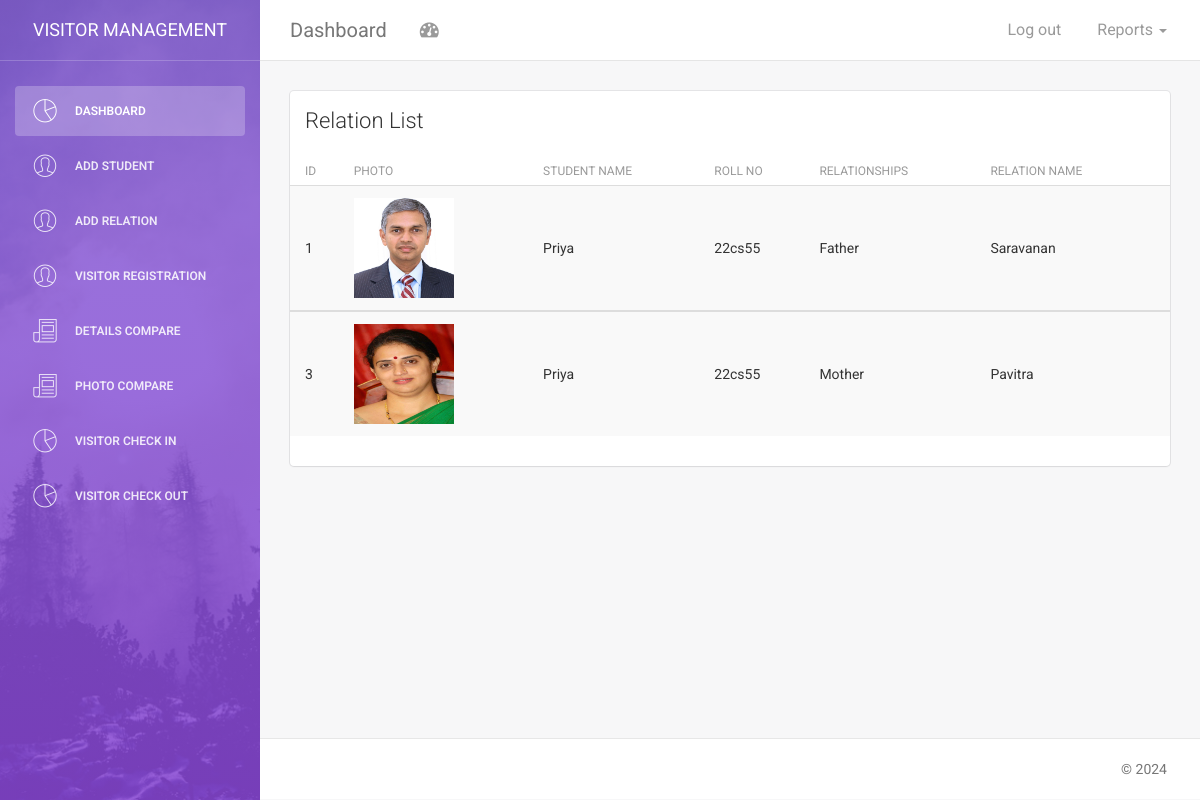
/relation-details.php?rollno=22cs55, run on the app's committed database.
### tables this page shows
CREATE TABLE IF NOT EXISTS `relation` (
  `sno` int(10) NOT NULL,
  `sname` varchar(25) NOT NULL,
  `rollno` varchar(25) NOT NULL,
  `relationships` varchar(25) NOT NULL,
  `rname` varchar(25) NOT NULL,
  `idtype` varchar(25) NOT NULL,
  `idno` varchar(25) NOT NULL,
  `mobile` bigint(25) NOT NULL,
  `path` varchar(25) NOT NULL
);

### relation-details.php (the view, shortened to what this page needs)
<!doctype html>
<html lang="en">
<head>
    <link href="assets/css/bootstrap.min.css" rel="stylesheet" />
    <link href="assets/css/animate.min.css" rel="stylesheet"/>
    <link href="assets/css/light-bootstrap-dashboard.css?v=1.4.0" rel="stylesheet"/>
    <link href="assets/css/demo.css" rel="stylesheet" />
    <link href="http://maxcdn.bootstrapcdn.com/font-awesome/4.2.0/css/font-awesome.min.css" rel="stylesheet">
    <link href="assets/css/pe-icon-7-stroke.css" rel="stylesheet" />
</head>
<body>
<div class="wrapper">
    <div class="sidebar" data-color="purple" data-image="assets/img/sidebar-5.jpg">
    	<div class="sidebar-wrapper">
            <div class="logo">
                <a href="index.php" class="simple-text">
                    Visitor Management
                </a>
            </div>
            <ul class="nav">
                <li class="active">
                    <a href="dashboard.php">
                        <i class="pe-7s-graph"></i>
                        <p>Dashboard</p>
                    </a>
                </li>
                <li>
                    <a href="add-student.php">
                        <i class="pe-7s-user"></i>
                        <p>Add Student</p>
                    </a>
                </li>
                <li>
                    <a href="add-relation.php">
                        <i class="pe-7s-user"></i>
                        <p>Add Relation</p>
                    </a>
                </li>
                <li>
                    <a href="visitor-registration.php">
                        <i class="pe-7s-user"></i>
                        <p>Visitor Registration</p>
                    </a>
                </li>
                <li>
                    <a href="compare.php">
                        <i class="pe-7s-news-paper"></i>
                        <p>Details Compare</p>
                    </a>
                </li>
                <li>
                    <a href="photo-compare.php">
                        <i class="pe-7s-news-paper"></i>
                        <p>Photo Compare</p>
                    </a>
                </li>
                 <li>
                    <a href="visitor-check-in.php">
                        <i class="pe-7s-graph"></i>
                        <p>Visitor Check In</p>
                    </a>
                </li>
                <li>
                    <a href="visitor-check-out.php">
                        <i class="pe-7s-graph"></i>
                        <p>Visitor Check Out</p>
                    </a>
                </li>
            </ul>
    	</div>
    </div>
    <div class="main-panel">
        <nav class="navbar navbar-default navbar-fixed">
            <div class="container-fluid">
                <div class="navbar-header">
                    <a class="navbar-brand" href="#">Dashboard</a>
                </div>
                <div class="collapse navbar-collapse">
                    <ul class="nav navbar-nav navbar-left">
                        <li>
                            <a href="#" class="dropdown-toggle" data-toggle="dropdown">
                                <i class="fa fa-dashboard"></i>
                            </a>
                        </li>
                    </ul>
                    <ul class="nav navbar-nav navbar-right">
						<li class="dropdown">
                              <a href="#" class="dropdown-toggle" data-toggle="dropdown">
                                    <p>
										Reports
										<b class="caret"></b>
									</p>
                              </a>
                        </li>
                    </ul>
                    <ul class="nav navbar-nav navbar-right">
                        <li>
                            <a href="logout.php">
                                <p>Log out</p>
                            </a>
                        </li>
                    </ul>
                </div>
            </div>
        </nav>
								<?php
$rollno = $_REQUEST['rollno'];
$query = "select * from relation where rollno='$rollno'";
$data = mysql_query($query);
								?>
        <div class="content">
            <div class="container-fluid">
                <div class="row">
                    <div class="col-md-12">
                        <div class="card">
                            <div class="header">
                                <h4 class="title">Relation List</h4>
                            </div>
                            <div class="content table-responsive table-full-width">
                                <table class="table table-hover table-striped">
                                    <thead>
                                        <th>ID</th>
                                    	<th>Photo</th>
                                    	<th>Student Name</th>
                                    	<th>Roll No</th>
                                    	<th>Relationships</th>
                                        <th>Relation Name</th>
                                    </thead>
                                     <?php while($rec = mysql_fetch_array($data)) { ?>
                                    <tbody>
                                        <tr>
                                        	<td><?php echo $rec['sno']; ?></td>
                                        	<td><img src="<?php echo $rec['path'];?>" width="100" height="100"></td>
                                        	<td><?php echo $rec['sname']; ?></td>
                                            <td><?php echo $rec['rollno']; ?></td>
                                            <td><?php echo $rec['relationships']; ?></td>
                                            <td><?php echo $rec['rname']; ?></td>
                                        </tr>
                                    </tbody>
                                    <?php } ?>
                                </table>
                            </div>
                        </div>
                    </div>
                </div>
            </div>
        </div>
        <footer class="footer">
            <div class="container-fluid">
                <p class="copyright pull-right">
                    &copy; <script>document.write(new Date().getFullYear())</script>
                </p>
            </div>
        </footer>
    </div>
</div>
</body>
</html>

### data on the page
relation: sno "1", path (picture), sname "Priya", rollno "22cs55", relationships "Father", rname "Saravanan"
relation: sno "3", path (picture), sname "Priya", rollno "22cs55", relationships "Mother", rname "Pavitra"
